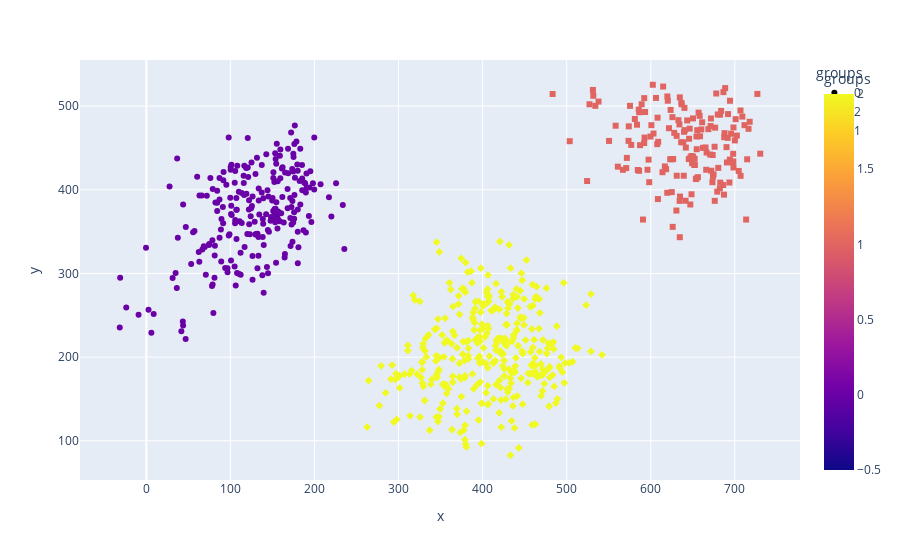

Notebook code for this chart:
### Code cell
px.scatter(df, x='x', y='y', color='groups', symbol='groups')

### Figure 1 — Plotly figure (JSON) as saved in the notebook; plotly's stock layout.template omitted (floating-point values rounded to 4 significant figures; data arrays with more than 128 entries replaced by an {"elided": "..."} marker saying what was removed)
{"data": [{"hovertemplate": "groups=%{marker.color}<br>x=%{x}<br>y=%{y}<extra></extra>", "legendgroup": "0", "marker": {"color": {"elided": "235 int values"}, "coloraxis": "coloraxis", "symbol": "circle"}, "mode": "markers", "name": "0", "orientation": "v", "showlegend": true, "type": "scatter", "x": {"elided": "235 float values"}, "xaxis": "x", "y": {"elided": "235 float values"}, "yaxis": "y"}, {"hovertemplate": "groups=%{marker.color}<br>x=%{x}<br>y=%{y}<extra></extra>", "legendgroup": "2", "marker": {"color": {"elided": "327 int values"}, "coloraxis": "coloraxis", "symbol": "diamond"}, "mode": "markers", "name": "2", "orientation": "v", "showlegend": true, "type": "scatter", "x": {"elided": "327 float values"}, "xaxis": "x", "y": {"elided": "327 float values"}, "yaxis": "y"}, {"hovertemplate": "groups=%{marker.color}<br>x=%{x}<br>y=%{y}<extra></extra>", "legendgroup": "1", "marker": {"color": {"elided": "160 int values"}, "coloraxis": "coloraxis", "symbol": "square"}, "mode": "markers", "name": "1", "orientation": "v", "showlegend": true, "type": "scatter", "x": {"elided": "160 float values"}, "xaxis": "x", "y": {"elided": "160 float values"}, "yaxis": "y"}], "layout": {"coloraxis": {"colorbar": {"title": {"text": "groups"}}, "colorscale": [[0, "#0d0887"], [0.1111, "#46039f"], [0.2222, "#7201a8"], [0.3333, "#9c179e"], [0.4444, "#bd3786"], [0.5556, "#d8576b"], [0.6667, "#ed7953"], [0.7778, "#fb9f3a"], [0.8889, "#fdca26"], [1, "#f0f921"]]}, "legend": {"title": {"text": "groups"}, "tracegroupgap": 0}, "margin": {"t": 60}, "xaxis": {"anchor": "y", "domain": [0, 1], "title": {"text": "x"}}, "yaxis": {"anchor": "x", "domain": [0, 1], "title": {"text": "y"}}}}
